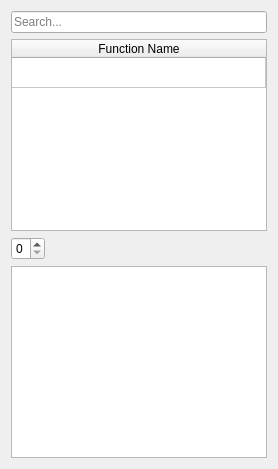
       <widget class="QWidget" name="tab_functions">
        <attribute name="title">
         <string>Functions</string>
        </attribute>
        <layout class="QVBoxLayout" name="verticalLayout_7">
         <item>
          <widget class="QLineEdit" name="lineEdit_functions_search">
           <property name="placeholderText">
            <string>Search...</string>
           </property>
          </widget>
         </item>
         <item>
          <widget class="QTableWidget" name="tableWidget_functions">
           <property name="sizePolicy">
            <sizepolicy hsizetype="Expanding" vsizetype="Expanding">
             <horstretch>0</horstretch>
             <verstretch>0</verstretch>
            </sizepolicy>
           </property>
           <property name="verticalScrollBarPolicy">
            <enum>Qt::ScrollBarAlwaysOff</enum>
           </property>
           <property name="sizeAdjustPolicy">
            <enum>QAbstractScrollArea::AdjustIgnored</enum>
           </property>
           <property name="dragEnabled">
            <bool>false</bool>
           </property>
           <property name="dragDropMode">
            <enum>QAbstractItemView::NoDragDrop</enum>
           </property>
           <property name="selectionMode">
            <enum>QAbstractItemView::SingleSelection</enum>
           </property>
           <property name="selectionBehavior">
            <enum>QAbstractItemView::SelectRows</enum>
           </property>
           <property name="showGrid">
            <bool>true</bool>
           </property>
           <property name="gridStyle">
            <enum>Qt::SolidLine</enum>
           </property>
           <property name="sortingEnabled">
            <bool>false</bool>
           </property>
           <attribute name="horizontalHeaderCascadingSectionResizes">
            <bool>false</bool>
           </attribute>
           <attribute name="horizontalHeaderDefaultSectionSize">
            <number>100</number>
           </attribute>
           <attribute name="horizontalHeaderShowSortIndicator" stdset="0">
            <bool>false</bool>
           </attribute>
           <attribute name="horizontalHeaderStretchLastSection">
            <bool>true</bool>
           </attribute>
           <attribute name="verticalHeaderVisible">
            <bool>false</bool>
           </attribute>
           <row>
            <property name="text">
             <string>DefaultRow</string>
            </property>
           </row>
           <column>
            <property name="text">
             <string>Function Name</string>
            </property>
           </column>
          </widget>
         </item>
         <item>
          <layout class="QHBoxLayout" name="horizontalLayout_13">
           <item>
            <widget class="QSpinBox" name="spinBox_functions_argcount">
             <property name="sizePolicy">
              <sizepolicy hsizetype="Preferred" vsizetype="Fixed">
               <horstretch>0</horstretch>
               <verstretch>0</verstretch>
              </sizepolicy>
             </property>
             <property name="maximum">
              <number>5</number>
             </property>
            </widget>
           </item>
           <item>
            <spacer name="horizontalSpacer">
             <property name="orientation">
              <enum>Qt::Horizontal</enum>
             </property>
             <property name="sizeHint" stdset="0">
              <size>
               <width>40</width>
               <height>20</height>
              </size>
             </property>
            </spacer>
           </item>
           <item>
            <widget class="QLineEdit" name="lineEdit_functions_arg0">
             <property name="sizePolicy">
              <sizepolicy hsizetype="Ignored" vsizetype="Fixed">
               <horstretch>0</horstretch>
               <verstretch>0</verstretch>
              </sizepolicy>
             </property>
            </widget>
           </item>
           <item>
            <widget class="QLineEdit" name="lineEdit_functions_arg1">
             <property name="sizePolicy">
              <sizepolicy hsizetype="Ignored" vsizetype="Fixed">
               <horstretch>0</horstretch>
               <verstretch>0</verstretch>
              </sizepolicy>
             </property>
            </widget>
           </item>
           <item>
            <widget class="QLineEdit" name="lineEdit_functions_arg2">
             <property name="sizePolicy">
              <sizepolicy hsizetype="Ignored" vsizetype="Fixed">
               <horstretch>0</horstretch>
               <verstretch>0</verstretch>
              </sizepolicy>
             </property>
            </widget>
           </item>
           <item>
            <widget class="QLineEdit" name="lineEdit_functions_arg3">
             <property name="sizePolicy">
              <sizepolicy hsizetype="Ignored" vsizetype="Fixed">
               <horstretch>0</horstretch>
               <verstretch>0</verstretch>
              </sizepolicy>
             </property>
            </widget>
           </item>
           <item>
            <widget class="QLineEdit" name="lineEdit_functions_arg4">
             <property name="sizePolicy">
              <sizepolicy hsizetype="Ignored" vsizetype="Fixed">
               <horstretch>0</horstretch>
               <verstretch>0</verstretch>
              </sizepolicy>
             </property>
            </widget>
           </item>
          </layout>
         </item>
         <item>
          <widget class="QTextEdit" name="textEdit_functions_body"/>
         </item>
        </layout>
       </widget>
